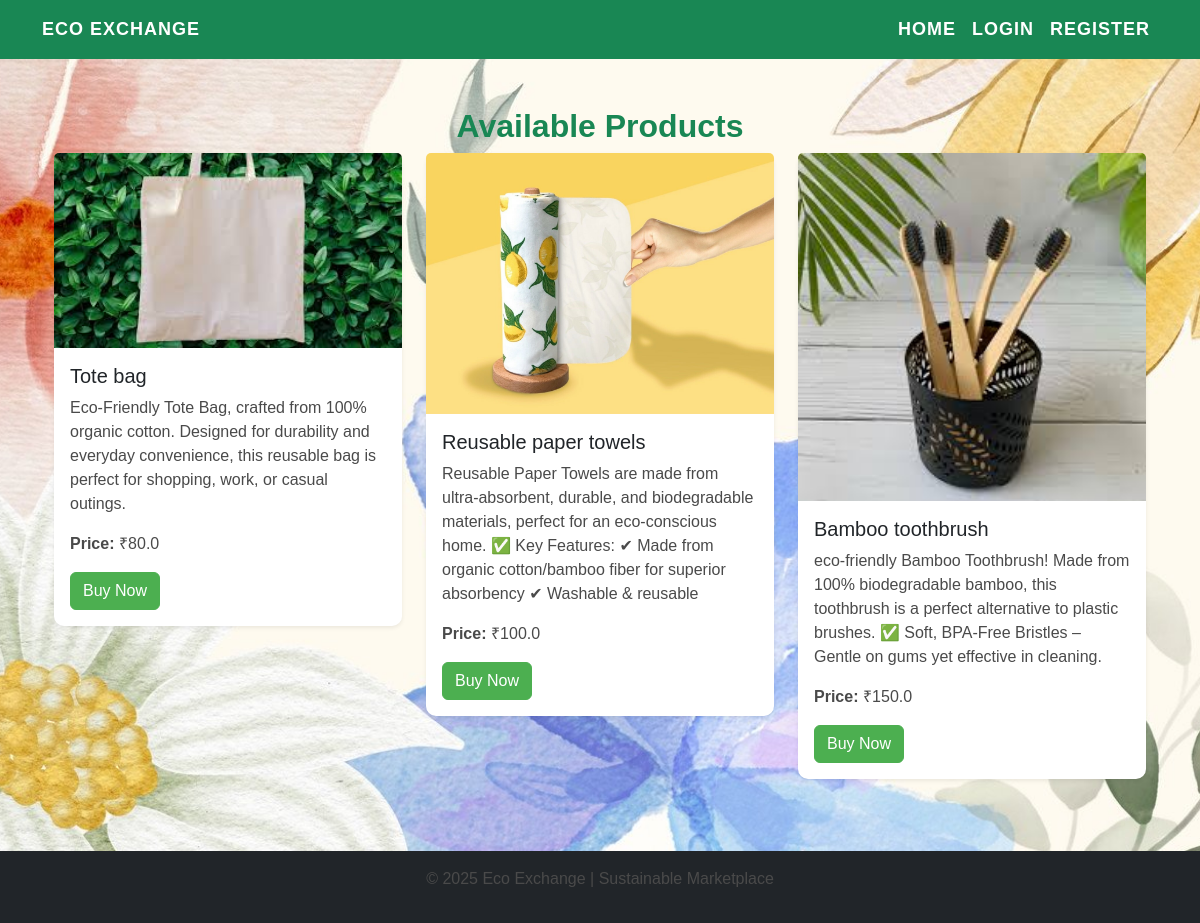
The page / on the database its author committed.
### models.py (models this page shows)
class Product(db.Model):
    id = db.Column(db.Integer, primary_key=True)
    name = db.Column(db.String(100), nullable=False)
    description = db.Column(db.Text, nullable=False)
    price = db.Column(db.Float, nullable=False)
    image_url = db.Column(db.String(255), nullable=True)
    user_id = db.Column(db.Integer, db.ForeignKey('user.id'), nullable=False)

### app.py (the view)
@app.route('/')
def home():
    products = Product.query.all()
    return render_template('home.html', products=products)

### templates/home.html (shortened to what this page needs)
{% extends 'base.html' %}
{% block content %}
<div class="container mt-5">
    <h2 class="text-center text-success">Available Products</h2>
    <div class="row">
        {% for product in products %}
        <div class="col-md-4">
            <div class="card mb-4 shadow-sm">
                <img src="{{ product.image_url or url_for('static', filename='default.jpg') }}" class="card-img-top" alt="Product Image">
                <div class="card-body">
                    <h5 class="card-title">{{ product.name }}</h5>
                    <p class="card-text">{{ product.description }}</p>
                    <p class="card-text"><strong>Price:</strong> ₹{{ product.price }}</p>
                    <a href="{{ url_for('buy', product_id=product.id) }}" class="btn btn-success">Buy Now</a>
                </div>
            </div>
        </div>
        {% else %}
        <p class="text-center">No products available yet. <a href="{{ url_for('sell') }}">Sell one now!</a></p>
        {% endfor %}
    </div>
</div>
{% endblock %}

### templates/base.html (shortened to what this page needs)
<!DOCTYPE html>
<html lang="en">
<head>
    <link rel="stylesheet" href="https://cdn.jsdelivr.net/npm/bootstrap@5.3.0/dist/css/bootstrap.min.css">
    <link rel="stylesheet" href="{{ url_for('static', filename='style.css') }}">
</head>
<body>
    <nav class="navbar navbar-expand-lg navbar-dark bg-success">
        <div class="container">
            <a class="navbar-brand text-white fw-bold" href="{{ url_for('home') }}">Eco Exchange</a>
            <div class="collapse navbar-collapse" id="navbarNav">
                <ul class="navbar-nav ms-auto">
                    <li class="nav-item"><a class="nav-link {% if request.endpoint == 'home' %}active{% endif %}" href="{{ url_for('home') }}">Home</a></li>
                    {% if current_user.is_authenticated %}
                        <li class="nav-item"><a class="nav-link {% if request.endpoint == 'sell' %}active{% endif %}" href="{{ url_for('sell') }}">Sell</a></li>
                        <li class="nav-item"><a class="nav-link {% if request.endpoint == 'my_cart' %}active{% endif %}" href="{{ url_for('my_cart') }}">My Cart</a></li>
                        <li class="nav-item"><a class="nav-link" href="{{ url_for('logout') }}">Logout</a></li>
                    {% else %}
                        <li class="nav-item"><a class="nav-link {% if request.endpoint == 'login' %}active{% endif %}" href="{{ url_for('login') }}">Login</a></li>
                        <li class="nav-item"><a class="nav-link {% if request.endpoint == 'register' %}active{% endif %}" href="{{ url_for('register') }}">Register</a></li>
                    {% endif %}
                </ul>
            </div>
        </div>
    </nav>
    <div class="container mt-4">
        {% block content %}{% endblock %}
    </div>
    <footer class="text-center py-3 bg-dark text-white mt-5">
        <p>&copy; 2025 Eco Exchange | Sustainable Marketplace</p>
    </footer>

### static/style.css (style rules this page uses)
.navbar-nav .nav-link, .navbar-brand { color: white !important; font-weight: bold; font-size: 18px; text-transform: uppercase; letter-spacing: 1px; }
h2 { color: black !important; font-weight: bold; }
body { background-image: url('images/eco-pattern.png'); background-size: cover; background-position: center; background-repeat: no-repeat; background-attachment: fixed; font-family: 'Poppins', sans-serif; color: #2E7D32; }
.card { border-radius: 10px; box-shadow: 0 4px 8px rgba(0, 0, 0, 0.1); border: none; background-color: #ffffff; transition: transform 0.2s ease-in-out; }
.btn-success { background-color: #4CAF50; border-color: #4CAF50; }
h5 { color: #2E7D32; }
p { color: #4A4A4A; }

### rows shown on the page
Product: image_url (picture), name "Tote bag", description "Eco-Friendly Tote Bag, crafted from 100% organic cotton. Designed for durability and everyday convenience, this reusable bag is perfect for shopping, work, or casual outings.", price "80.0"
Product: image_url (picture), name "Reusable paper towels", description "Reusable Paper Towels are made from ultra-absorbent, durable, and biodegradable materials, perfect for an eco-conscious home. ✅ Key Features: ✔ Made from organic cotton/bamboo fiber for superior absorbency ✔ Washable & reusable", price "100.0"
Product: image_url (picture), name "Bamboo toothbrush", description "eco-friendly Bamboo Toothbrush! Made from 100% biodegradable bamboo, this toothbrush is a perfect alternative to plastic brushes. ✅ Soft, BPA-Free Bristles – Gentle on gums yet effective in cleaning.", price "150.0"
